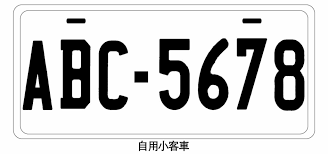
#> input picture PythonII/0801/car.png, 328 x 154 px, given in place of car.jpg, which was not available
$ python findContours.py
#> lines starting #> are read from the running program, lines starting #| are printed output that depends on the picture; after the words box and inside, x2 and y2 are one past the last pixel; in counts of white or black regions, pixels touching at a corner belong together; pictures that were not available may be replaced by others from this repository, and a replacement may not be noted
# -*- coding: utf-8 -*-
"""
Created on Tue Dec 12 20:24:52 2023

@author: USER
"""
# 影像處理流程
#  原圖 -> 灰階 -> 轉黑白 -> 模糊處理 -> 找邊緣 -> 截下有興趣的區域 -> 侵蝕、膨脹(讓雜訊降低) -> 影像辨識處理

import cv2
import numpy as np

img = cv2.imread('car.jpg')
#> img is the input picture: shape (154, 328, 3); min 0, max 255, mean 205.3

# 轉灰階
gray = cv2.cvtColor(img, cv2.COLOR_BGR2GRAY)

# 轉二值化
_, binary = cv2.threshold(gray, 127, 255, cv2.THRESH_BINARY)
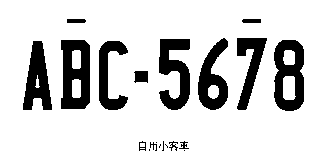
#> binary: shape (154, 328); 82% white; 20 black regions (6 under 20 px), largest, box (x1, y1, x2, y2) and area: (61, 40, 90, 109) 1540, (274, 40, 304, 111) 1457, (159, 39, 190, 110) 1342

# 高斯模糊
img_blur = cv2.GaussianBlur(binary, (5,5), 0)
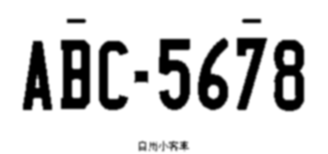
#> img_blur: shape (154, 328); min 0, max 255, mean 209

# 印出圖片
cv2.imshow('blur', img_blur)
cv2.waitKey()
cv2.destroyAllWindows()

# 找邊緣 cv2.findContours(來源, 抓取內容, 抓取方法)
contours, hierarchy = cv2.findContours(img_blur, cv2.RETR_EXTERNAL, cv2.CHAIN_APPROX_SIMPLE)
#> contours = [[[0, 0], [0, 153], [327, 153], [327, 0]]]

# 網路解釋
# https://www.cnblogs.com/wojianxin/p/12602490.html

# 抓取內容
# RETR_EXTERNAL 只偵測外層輪廓
# RETR_LIST 偵測所有的輪廓，沒有層級
# RETR_CCOMP 偵測所有的輪廓，並建立兩層級
# RETR_TREE 偵測所有的輪廓，並建立完整的層級

# 抓取方式
# CHAIN_APPROX_NONE 抓取不規則的點位，例如圓形
# CHAIN_APPROX_SIMPLE 抓取四邊矩形的位置(矩形的四點位置) -> 有固定點位的都可用，如三角形

# 找方框，找出四角位置
x, y, w, h = cv2.boundingRect(contours[0])
#> x = 0; y = 0; w = 328; h = 154

# 印出邊緣位置(x軸,y軸, 寬,高)
print('x=', x)
#| x= 0
print('y=', y)
#| y= 0
print('w=', w)
#| w= 328
print('h=', h)
#| h= 154

n = len(contours)
#> n = 1

contoursImg = list()
for item in range(n):
    # 創一個跟原圖一樣大的黑底圖
    temp = np.zeros(img.shape, np.uint8)
    # 加進暫存
    contoursImg.append(temp)
    # 印出面積
    # contourArea 畫邊緣框面積
    print(cv2.contourArea(contours[item]))

    # 如果面積大於300
    if cv2.contourArea(contours[item]) > 300:
        # 畫出邊框
        # cv2.drawContours(要畫框的圖來源, 邊緣數據, 要畫哪一個邊框(-1為全畫),顏色,線框粗細)
        #ret = cv2.drawContours(contoursImg[item], contours, item, (0,0,255), 3)
        # 用原圖畫
        ret = cv2.drawContours(img, contours, item, (0,0,255), 3)
        # 'img'+str(item) 可能有多張
        cv2.imshow('img'+str(item),ret)
#> this loop made 1 pass
#| 50031.0
#> pass 1, `ret = cv2.drawContours(img, contours, item, (0,0,255), 3)`:
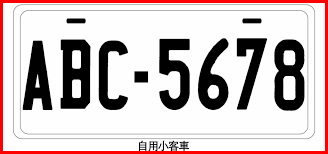
#> ret: shape (154, 328, 3); mean B, G, R 191, 191, 205.4
#> after the loop, contoursImg = 1 item

cv2.waitKey()
cv2.destroyAllWindows()

$ run again, with PythonII/0801/word2.png copied over PythonII/0801/car.png
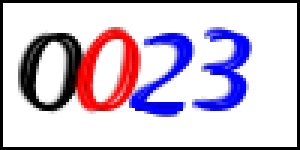
#> input picture PythonII/0801/word2.png, 100 x 50 px, given in place of car.jpg, which was not available (shown 3 times larger)
#> img is the input picture: shape (50, 100, 3); mean B, G, R 211.7, 191.5, 205
#> binary: shape (50, 100); 75.4% white; 3 black regions, box (x1, y1, x2, y2) and area: (6, 9, 64, 39) 721, (0, 0, 100, 50) 296, (64, 10, 84, 37) 211
#> `img_blur = cv2.GaussianBlur(binary, (5,5), 0)`:
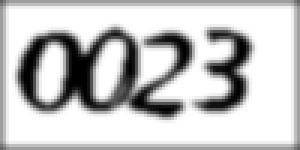
#> img_blur: shape (50, 100) (shown 3 times larger); min 0, max 255, mean 197
#> contours = [[[0, 0], [0, 49], [99, 49], [99, 0]]]
#> x = 0; w = 100; h = 50
#| x= 0
#| y= 0
#| w= 100
#| h= 50
#> n = 1
#> the loop `for item in range(n):` made 1 pass
#| 4851.0
#> pass 1, `ret = cv2.drawContours(img, contours, item, (0,0,255), 3)`:
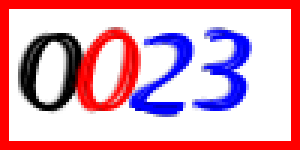
#> ret: shape (50, 100, 3) (shown 3 times larger); mean B, G, R 182.7, 162.6, 220.1
#> after the loop `for item in range(n):`: contoursImg = 1 item

$ run again, with PythonII/0801/word3.png copied over PythonII/0801/car.png
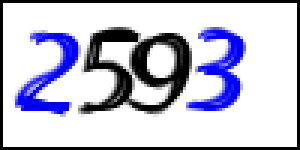
#> input picture PythonII/0801/word3.png, 100 x 50 px, given in place of car.jpg, which was not available (shown 3 times larger)
#> img is the input picture: shape (50, 100, 3); mean B, G, R 214.6, 194.2, 194.2
#> binary: shape (50, 100); 76.2% white; 4 black regions, box (x1, y1, x2, y2) and area: (27, 9, 64, 38) 478, (0, 0, 100, 50) 296, (62, 9, 82, 37) 213, (5, 11, 26, 38) 202
#> `img_blur = cv2.GaussianBlur(binary, (5,5), 0)`:
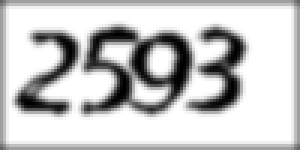
#> img_blur: shape (50, 100) (shown 3 times larger); min 0, max 255, mean 199
#> contours = [[[0, 0], [0, 49], [99, 49], [99, 0]]]
#> x = 0; w = 100; h = 50
#| x= 0
#| y= 0
#| w= 100
#| h= 50
#> n = 1
#> the loop `for item in range(n):` made 1 pass
#| 4851.0
#> pass 1, `ret = cv2.drawContours(img, contours, item, (0,0,255), 3)`:
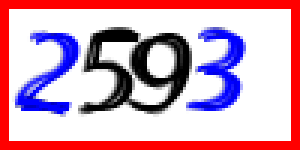
#> ret: shape (50, 100, 3) (shown 3 times larger); mean B, G, R 185.6, 165.2, 209.3
#> after the loop `for item in range(n):`: contoursImg = 1 item
